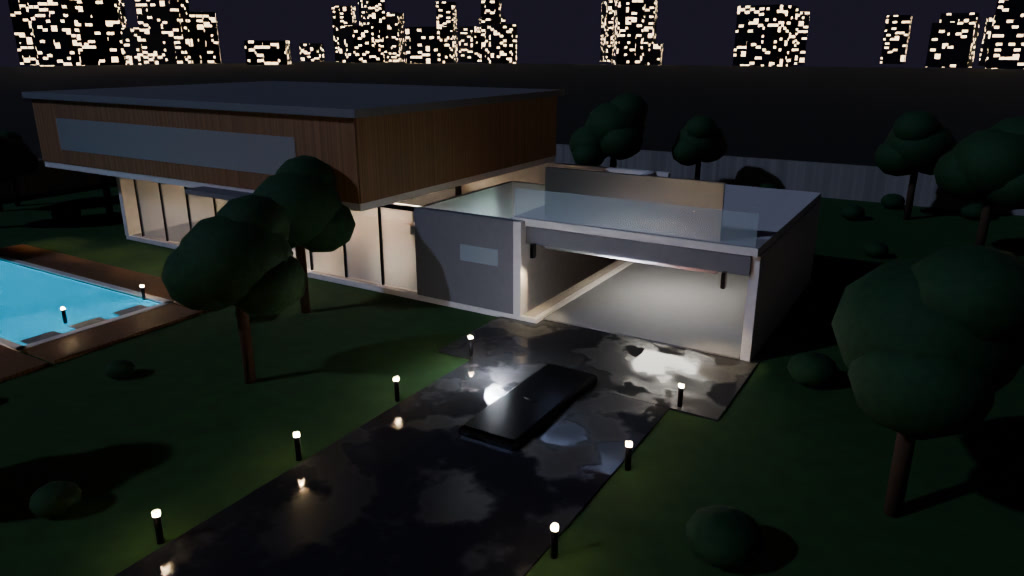
#> input picture pruebas/resolucion_001/imagenes/1024x576/m3_entrada_garaje.jpg, 1024 x 576 px, given in place of m4_piscina_reflejos.jpg_beauty.png, which was not available
$ python componer.py ../../../../pruebas/resolucion_001/imagenes/1024x576/m3_entrada_garaje.jpg ../../../../pruebas/resolucion_001/imagenes/1024x576/m4_piscina_reflejos.jpg ../../../../pruebas/resolucion_001/imagenes/1024x576/m4_piscina_reflejos.jpg
#> lines starting #> are read from the running program, lines starting #| are printed output that depends on the picture; after the words box and inside, x2 and y2 are one past the last pixel; in counts of white or black regions, pixels touching at a corner belong together
"""Junta las capas de render_estilo.py (beauty, plano, lineas_c, clases) en la imagen final de un estilo: gris/niveles, rojo selectivo y contornos.
Uso: python componer.py ESTILO PREFIJO SALIDA.png"""
import sys, os, numpy as np
from PIL import Image, ImageFilter
ESTILO, PRE, SAL = sys.argv[1], sys.argv[2], sys.argv[3]
L = lambda n: np.asarray(Image.open(f'{PRE}_{n}.png').convert('RGB'), dtype=np.float32) / 255.0
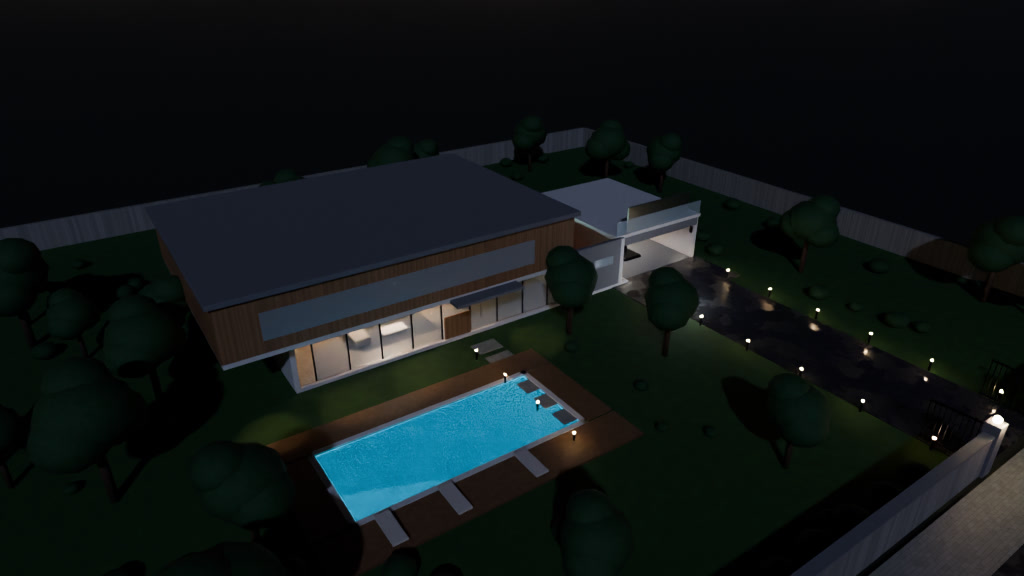
#> input picture pruebas/resolucion_001/imagenes/1024x576/m4_piscina_reflejos.jpg, 1024 x 576 px, given in place of m4_piscina_reflejos.jpg_clases.png, which was not available
PASADAS = os.path.exists(f'{PRE}_normales.png')
beauty, cla = L('beauty'), L('clases')
lin = L('lineas_c') if not PASADAS else None; plano = np.ones_like(beauty)               # fondo de las líneas = blanco emisivo (constante: no hace falta renderizarlo)
lum = lambda x: x[..., 0] * 0.2126 + x[..., 1] * 0.7152 + x[..., 2] * 0.0722
def es(c, tol=0.30): return np.all(np.abs(cla - np.array(c, dtype=np.float32)) < tol, axis=-1)
def grad(x):                                                                              # magnitud del gradiente (diferencias finitas) de una imagen HxW o HxWxC
    gx = np.abs(np.roll(x, -1, axis=1) - x); gy = np.abs(np.roll(x, -1, axis=0) - x)
    g = np.maximum(gx, gy); g[-1, :] = 0; g[:, -1] = 0; g[0, :] = 0; g[:, 0] = 0
    return g.max(axis=-1) if g.ndim == 3 else g
if PASADAS:                                                                              # líneas en espacio de imagen: normales (aristas) + profundidad (planos) + clases (siluetas)
    nor = np.asarray(Image.open(f'{PRE}_normales.png').convert('RGB'), dtype=np.float32) / 255.0
    pro = np.asarray(Image.open(f'{PRE}_prof.png').convert('L'), dtype=np.float32) / 255.0
    e_n = grad(nor) > 0.28; e_d = grad(pro) > 0.020; e_c = grad(cla) > 0.30
    borde = ((e_n | e_d | e_c) & ~es((1, 1, 1), 0.25)).astype(np.float32)        # el láser (rojo) no lleva contorno
    trazo = np.clip(borde + 0.6 * np.maximum(np.roll(borde, 1, 0), np.roll(borde, 1, 1)), 0, 1)       # ~1,5 px
    trazo = np.asarray(Image.fromarray((trazo * 255).astype(np.uint8)).filter(ImageFilter.GaussianBlur(0.6)), dtype=np.float32) / 255.0
else:
    trazo = np.clip(lum(plano) - lum(lin), 0, 1)                                          # 0…1: dónde hay línea (Freestyle, ya con suavizado)
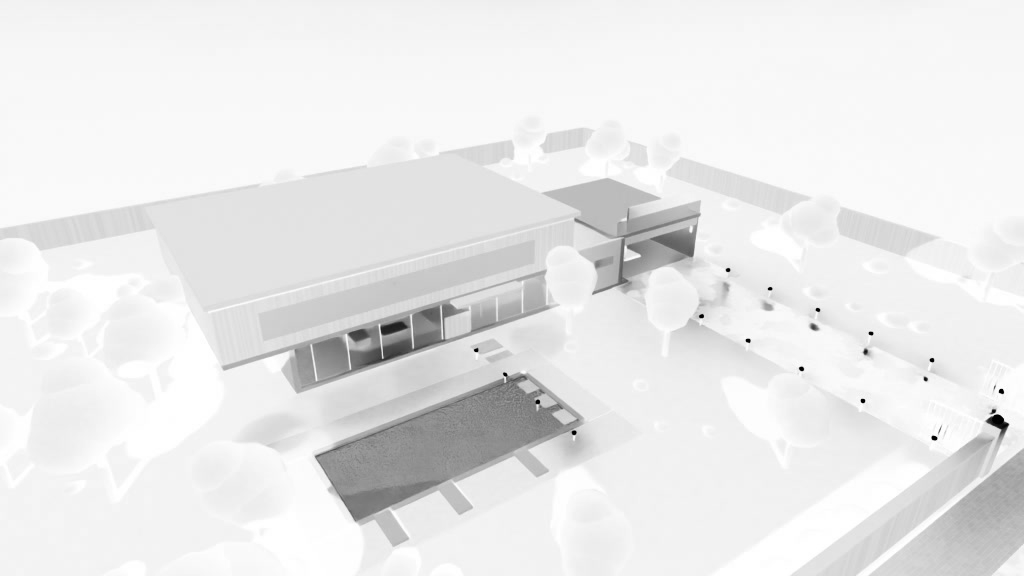
#> trazo: shape (576, 1024) float32; min 0, max 1, mean 0.917
#> plano: shape (576, 1024, 3) float32; every value is 1
    trazo = np.asarray(Image.fromarray((trazo * 255).astype(np.uint8)).filter(ImageFilter.GaussianBlur(0.45)), dtype=np.float32) / 255.0
trazo = np.clip(trazo * 1.25, 0, 1)
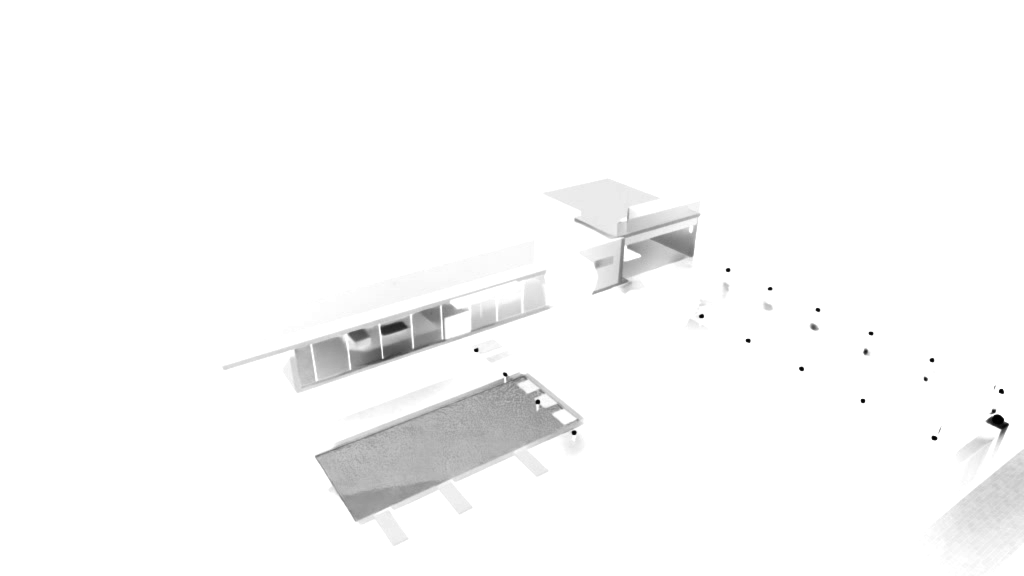
#> trazo: shape (576, 1024) float32; min 0, max 1, mean 0.98
m_rojo = es((1, 1, 1), 0.25); m_pj = es((1, 0, 0)); m_arma = es((0, 1, 0)); m_arq = es((0, 0, 1)); m_veg = es((1, 1, 0)); m_obj = es((1, 0, 1)); m_auto = es((0, 1, 1))
#> in es, `def es(c, tol=0.30): return np.all(np.abs(cla - np.array(c, dtype=np.f..`:
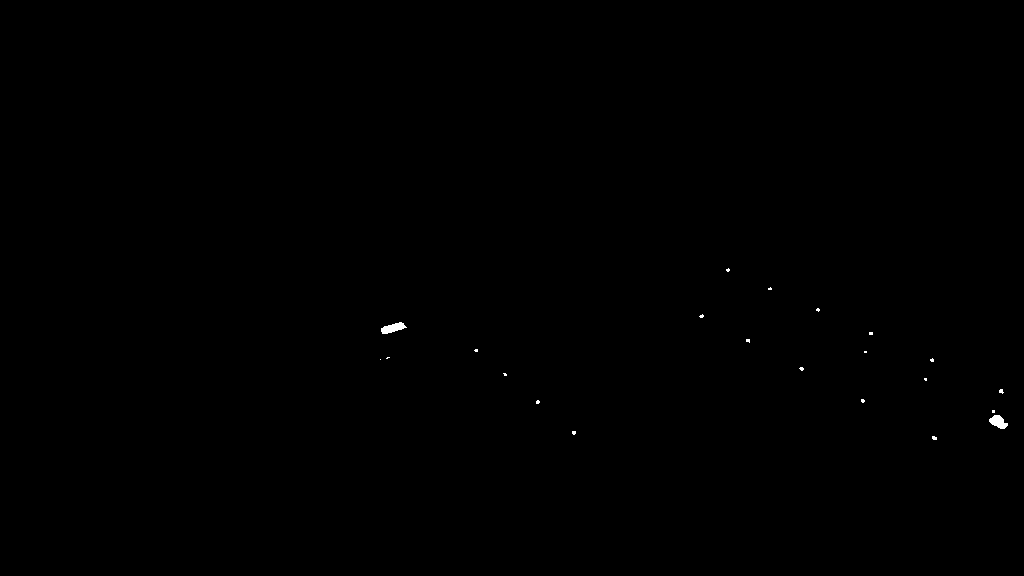
#> returned value: shape (576, 1024) bool; 0.1% white; 22 white regions (20 under 20 px), largest, box (x1, y1, x2, y2) and area: (381, 322, 407, 334) 178, (989, 415, 1008, 429) 166
#> in es (call 2), `def es(c, tol=0.30): return np.all(np.abs(cla - np.array(c, dtype=np.f..`: returned value: shape (576, 1024) bool; every value is 0
m_fondo = np.all(cla < 0.12, axis=-1)
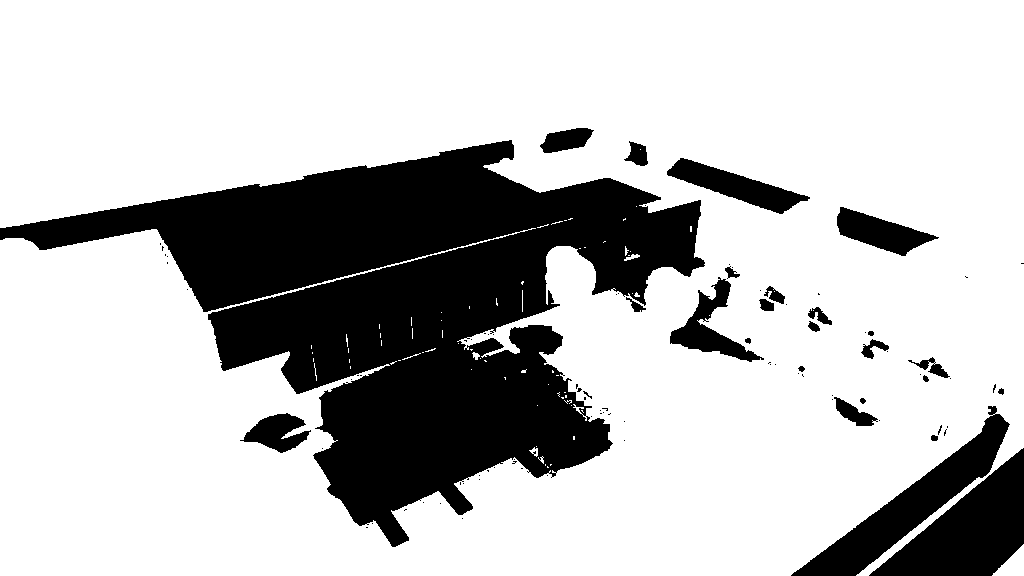
#> m_fondo: shape (576, 1024) bool; 74.9% white; 94 black regions (68 under 20 px), largest, box (x1, y1, x2, y2) and area: (0, 140, 705, 547) 117515, (869, 448, 1024, 576) 9518, (791, 406, 1010, 576) 8438
def niveles(v, cortes, tonos):
    out = np.full_like(v, tonos[-1])
    for c, t in reversed(list(zip(cortes, tonos[:-1]))): out = np.where(v < c, t, out)
    return out
def suave(m, r=0.8): return np.asarray(Image.fromarray((m.astype(np.float32) * 255).astype(np.uint8)).filter(ImageFilter.GaussianBlur(r)), dtype=np.float32)[..., None] / 255.0
v = lum(beauty)
v = np.asarray(Image.fromarray((np.clip(v, 0, 1) * 255).astype(np.uint8)).filter(ImageFilter.GaussianBlur(0.9)), dtype=np.float32) / 255.0       # quita el grano de las 6 muestras antes de cuantizar
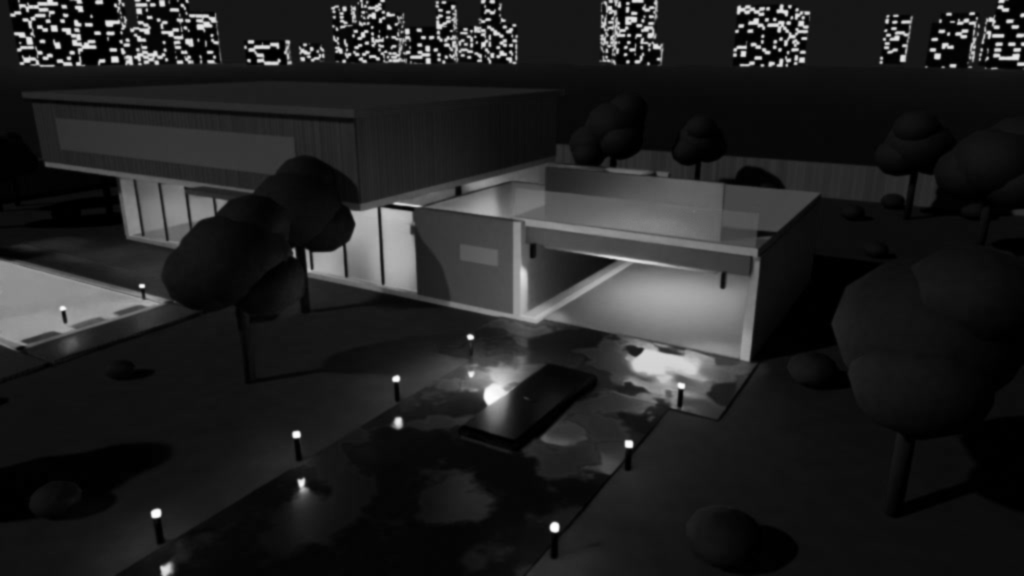
#> v: shape (576, 1024) float32; min 0, max 1, mean 0.134
yy, xx = np.mgrid[0:v.shape[0], 0:v.shape[1]]
rayado = (((xx + yy) % 7) < 1.2).astype(np.float32)                                        # trama diagonal de tinta para las sombras
if ESTILO == 'A':                                                                       # INK FILTER: escala de grises con contraste de ilustración + contornos + rojo selectivo
    g = np.clip((v - 0.5) * 1.35 + 0.52, 0, 1)
    base = np.repeat(g[..., None], 3, axis=2)
    sombra = np.clip((0.55 - v) / 0.25, 0, 1) * (1 - m_fondo)
    base = base * (1 - 0.55 * (rayado * sombra)[..., None])
elif ESTILO == 'B':                                                                     # TECHNICAL MATERIALS: maqueta blanca/gris, 3 niveles de sombra
    g = niveles(v, (0.46, 0.74), (0.60, 0.80, 0.96)); base = np.repeat(g[..., None], 3, axis=2)
elif ESTILO == 'C':                                                                     # HYBRID: arquitectura técnica + personajes originales (volumen y color contenidos)
    g = niveles(v, (0.46, 0.74), (0.60, 0.80, 0.96)); tec = np.repeat(g[..., None], 3, axis=2)
    gris = np.repeat(v[..., None], 3, axis=2); pj = 0.45 * beauty + 0.55 * gris; pj = np.round(pj * 7) / 7.0                     # 7 niveles: conserva el volumen
    base = np.where(m_pj[..., None], suave(m_pj, 0.6) * pj + (1 - suave(m_pj, 0.6)) * tec, tec)
else:                                                                                   # D: PLANO DIBUJADO: tonos planos por clase, 3 niveles, fondo gris medio
    vd = np.asarray(Image.fromarray((np.clip(v, 0, 1) * 255).astype(np.uint8)).filter(ImageFilter.GaussianBlur(1.6)), dtype=np.float32) / 255.0; g = np.round(vd * 4) / 4.0
#> after `g = np.round(vd * 4) / 4.0`:
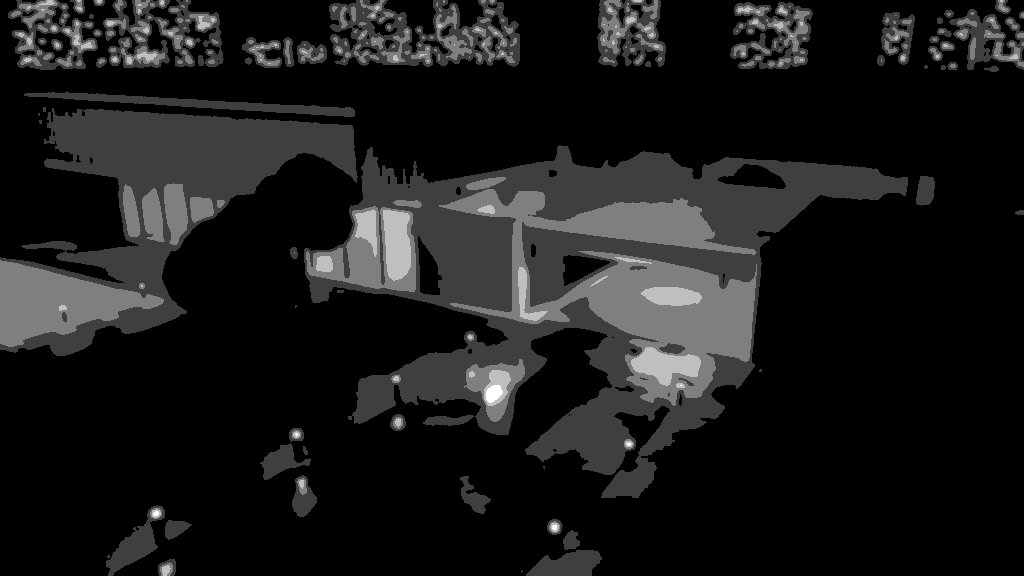
#> g: shape (576, 1024) float32; min 0, max 1, mean 0.103
    base = np.repeat(g[..., None], 3, axis=2)
#> (the run stopped early here; a loop or call above may not have finished)
